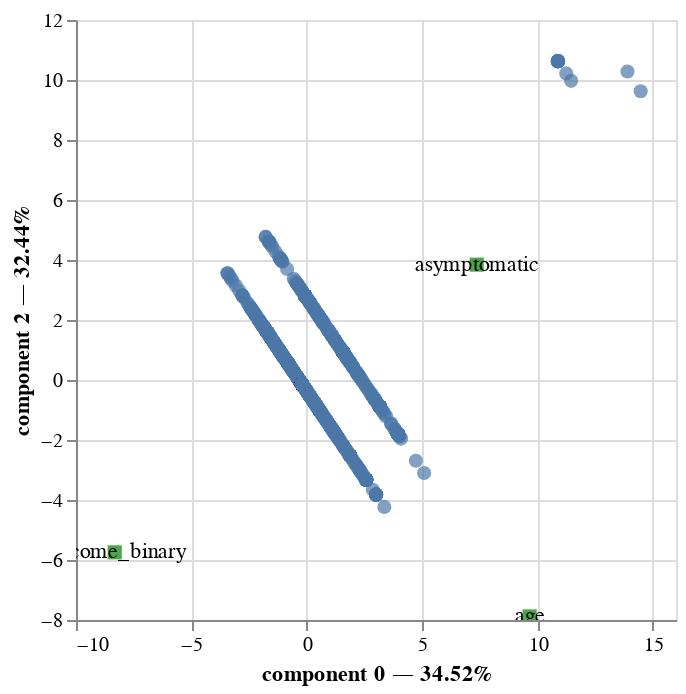

This figure's notebook cell:
### Markdown cell above
By choosing component 0 and 2 we can see that the older a person is the least likely it is that they are asymptomatic

### Code cell
pca.plot(
    PCA_dataset,
    x_component=0,
    y_component=2,
    show_column_labels=True
)

### Figure 1 — Vega-Lite specification as saved in the notebook (floating-point values rounded to 4 significant figures; data arrays with more than 128 entries replaced by an {"elided": "..."} marker saying what was removed)
{"config": {"view": {"continuousWidth": 300, "continuousHeight": 300}}, "layer": [{"data": {"name": "data-dfc5e9364dfb24e2d1353d3f7d3d0bc3"}, "mark": {"type": "circle", "size": 50}, "encoding": {"tooltip": [{"field": "index", "type": "quantitative"}, {"field": "component 0", "type": "quantitative"}, {"field": "component 2", "type": "quantitative"}], "x": {"axis": {"title": "component 0 — 34.52%"}, "field": "component 0", "scale": {"zero": false}, "type": "quantitative"}, "y": {"axis": {"title": "component 2 — 32.44%"}, "field": "component 2", "scale": {"zero": false}, "type": "quantitative"}}, "name": "view_2"}, {"data": {"name": "data-7fcef7c07c7ee94094fefca5f8021e42"}, "mark": {"type": "square", "color": "green", "size": 50}, "encoding": {"tooltip": [{"field": "variable", "type": "nominal"}], "x": {"field": "component 0", "scale": {"zero": false}, "type": "quantitative"}, "y": {"field": "component 2", "scale": {"zero": false}, "type": "quantitative"}}}, {"data": {"name": "data-7fcef7c07c7ee94094fefca5f8021e42"}, "mark": {"type": "text"}, "encoding": {"text": {"field": "label", "type": "nominal"}, "tooltip": [{"field": "variable", "type": "nominal"}], "x": {"field": "component 0", "scale": {"zero": false}, "type": "quantitative"}, "y": {"field": "component 2", "scale": {"zero": false}, "type": "quantitative"}}}], "params": [{"name": "param_2", "select": {"type": "interval", "encodings": ["x", "y"]}, "bind": "scales", "views": ["view_2"]}], "$schema": "https://vega.github.io/schema/vega-lite/v5.17.0.json", "datasets": {"data-dfc5e9364dfb24e2d1353d3f7d3d0bc3": {"elided": "5000 records"}, "data-7fcef7c07c7ee94094fefca5f8021e42": [{"variable": "outcome_binary", "component 0": -8.322, "component 1": -7.613, "component 2": -5.745, "label": "outcome_binary"}, {"variable": "age", "component 0": 9.658, "component 1": 0.8243, "component 2": -7.882, "label": "age"}, {"variable": "asymptomatic", "component 0": 7.365, "component 1": -9.684, "component 2": 3.845, "label": "asymptomatic"}]}}
